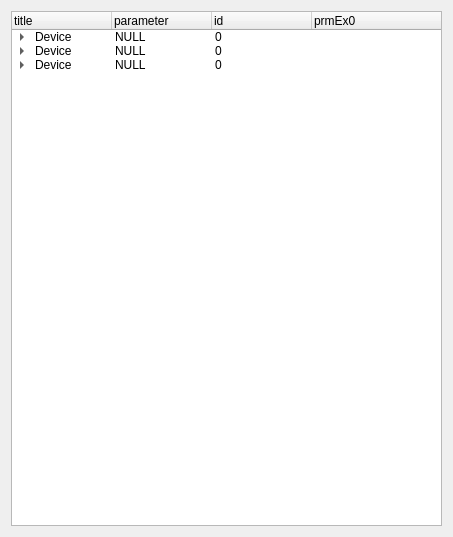
<?xml version="1.0" encoding="UTF-8"?>
<ui version="4.0">
 <class>Form</class>
 <widget class="QWidget" name="Form">
  <property name="geometry">
   <rect>
    <x>0</x>
    <y>0</y>
    <width>453</width>
    <height>537</height>
   </rect>
  </property>
  <property name="windowTitle">
   <string>Form</string>
  </property>
  <layout class="QVBoxLayout" name="verticalLayout">
   <item>
    <widget class="QTreeWidget" name="treeWidget">
     <column>
      <property name="text">
       <string>title</string>
      </property>
     </column>
     <column>
      <property name="text">
       <string>parameter</string>
      </property>
     </column>
     <column>
      <property name="text">
       <string>id</string>
      </property>
     </column>
     <column>
      <property name="text">
       <string>prmEx0</string>
      </property>
     </column>
     <item>
      <property name="text">
       <string>Device</string>
      </property>
      <property name="text">
       <string>NULL</string>
      </property>
      <property name="text">
       <string>0</string>
      </property>
      <property name="text">
       <string/>
      </property>
      <item>
       <property name="text">
        <string>RnNet</string>
       </property>
       <property name="text">
        <string>1</string>
       </property>
       <property name="text">
        <string>0</string>
       </property>
       <property name="text">
        <string>240</string>
       </property>
       <item>
        <property name="text">
         <string>SD4x</string>
        </property>
        <property name="text">
         <string>4</string>
        </property>
        <property name="text">
         <string/>
        </property>
        <property name="text">
         <string/>
        </property>
        <item>
         <property name="text">
          <string>SD42</string>
         </property>
         <property name="text">
          <string>4</string>
         </property>
         <property name="text">
          <string>21000509</string>
         </property>
         <property name="text">
          <string/>
         </property>
         <item>
          <property name="text">
           <string>V129</string>
          </property>
          <property name="text">
           <string>NULL</string>
          </property>
          <property name="text">
           <string>0</string>
          </property>
          <property name="text">
           <string/>
          </property>
         </item>
        </item>
       </item>
      </item>
     </item>
     <item>
      <property name="text">
       <string>Device</string>
      </property>
      <property name="text">
       <string>NULL</string>
      </property>
      <property name="text">
       <string>0</string>
      </property>
      <property name="text">
       <string/>
      </property>
      <item>
       <property name="text">
        <string>RnNet</string>
       </property>
       <property name="text">
        <string>1</string>
       </property>
       <property name="text">
        <string>0</string>
       </property>
       <property name="text">
        <string>241</string>
       </property>
       <item>
        <property name="text">
         <string>SD4x</string>
        </property>
        <property name="text">
         <string>4</string>
        </property>
        <property name="text">
         <string/>
        </property>
        <property name="text">
         <string/>
        </property>
        <item>
         <property name="text">
          <string>SD42</string>
         </property>
         <property name="text">
          <string>4</string>
         </property>
         <property name="text">
          <string>21000509</string>
         </property>
         <property name="text">
          <string/>
         </property>
         <item>
          <property name="text">
           <string>V129</string>
          </property>
          <property name="text">
           <string>NULL</string>
          </property>
          <property name="text">
           <string>0</string>
          </property>
          <property name="text">
           <string/>
          </property>
         </item>
        </item>
       </item>
      </item>
     </item>
     <item>
      <property name="text">
       <string>Device</string>
      </property>
      <property name="text">
       <string>NULL</string>
      </property>
      <property name="text">
       <string>0</string>
      </property>
      <property name="text">
       <string/>
      </property>
      <item>
       <property name="text">
        <string>RnNet</string>
       </property>
       <property name="text">
        <string>1</string>
       </property>
       <property name="text">
        <string>0</string>
       </property>
       <property name="text">
        <string>242</string>
       </property>
       <item>
        <property name="text">
         <string>SD4x</string>
        </property>
        <property name="text">
         <string>4</string>
        </property>
        <property name="text">
         <string/>
        </property>
        <property name="text">
         <string/>
        </property>
        <item>
         <property name="text">
          <string>SD42</string>
         </property>
         <property name="text">
          <string>4</string>
         </property>
         <property name="text">
          <string>21000509</string>
         </property>
         <property name="text">
          <string/>
         </property>
         <item>
          <property name="text">
           <string>V129</string>
          </property>
          <property name="text">
           <string>NULL</string>
          </property>
          <property name="text">
           <string>0</string>
          </property>
          <property name="text">
           <string/>
          </property>
         </item>
        </item>
       </item>
      </item>
     </item>
    </widget>
   </item>
  </layout>
 </widget>
 <resources/>
 <connections/>
</ui>
